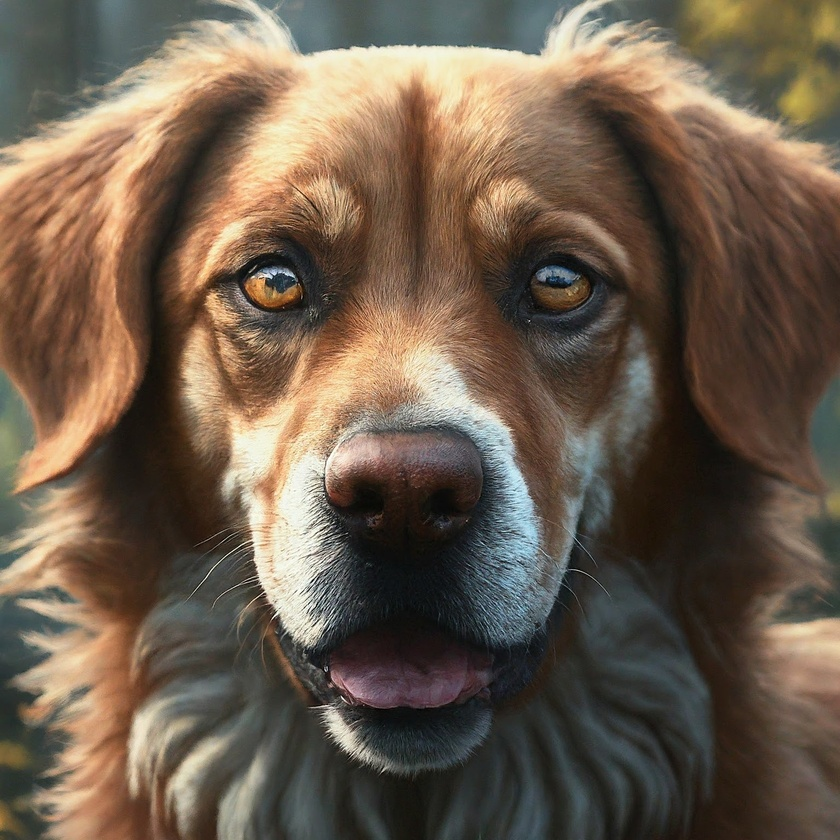
#> input picture sample.jpeg, 840 x 840 px, shrunk from 1536 x 1536 before the run
$ python q4.py
#> lines starting #> are read from the running program, lines starting #| are printed output that depends on the picture
import cv2
import numpy as np
import matplotlib.pyplot as plt

# -----------------------Defining the function for reduce the image spatial resolution----------------------
def reduce_spatial_resolution(img_path, block_size):
#> called with img_path = 'sample.jpeg', block_size = 3
    img = cv2.imread(img_path, cv2.IMREAD_GRAYSCALE)
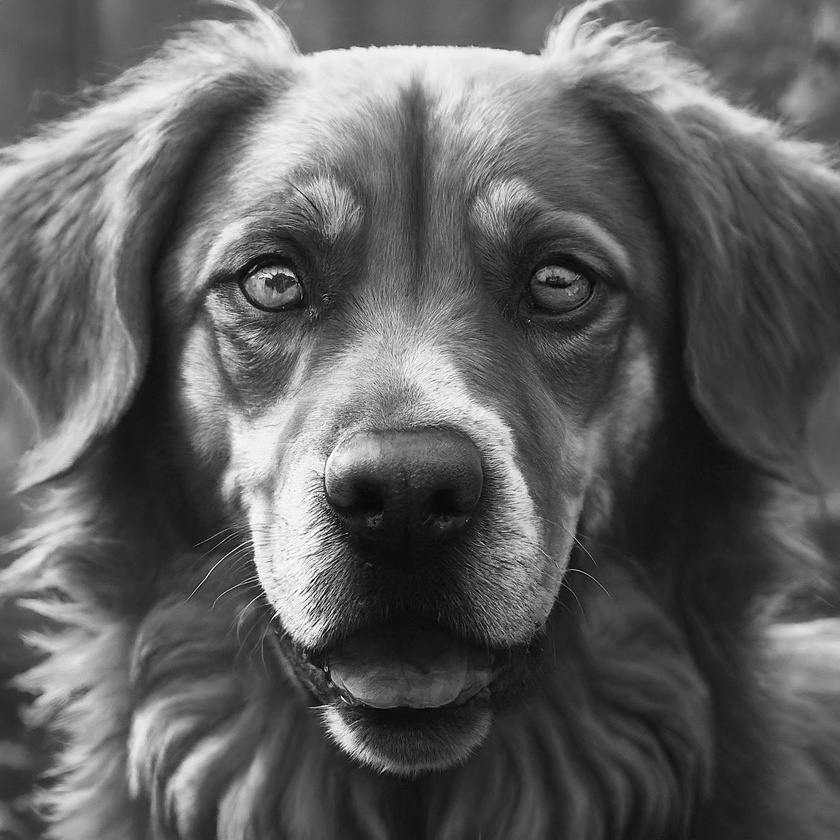
#> img: shape (840, 840); min 0, max 255, mean 95.9
    (h, w) = img.shape
#> h = 840; w = 840

    h = (h // block_size) * block_size
    w = (w // block_size) * block_size
    img = img[:h, :w]

    modified_images = []
    for y in range(0, h, block_size):
        for x in range(0, w, block_size):
            block = img[y:y+block_size, x:x+block_size]
            avg_val = np.mean(block).astype(np.uint8)
            img[y:y+block_size, x:x+block_size] = np.full((block_size, block_size), avg_val)
    return img

# ---------------------Calling to the function for reduce the image spatial resolution----------------------
reduced_images = []
for block_size in [3, 5, 7]:
    reduced_res_img = reduce_spatial_resolution('sample.jpeg', block_size)
    reduced_images.append(reduced_res_img)

# -----------------------------------Plotting all images in one plot----------------------------------------
for i, block_size in enumerate([3, 5, 7]):
    plt.subplot(1, 3, i + 1)
    plt.imshow(reduced_images[i], cmap='gray')
    plt.title(f'{block_size}x{block_size} Reduced Spatial Resolution')

plt.tight_layout()                          # Adjusting subplots
plt.show()                                  # Show the plot
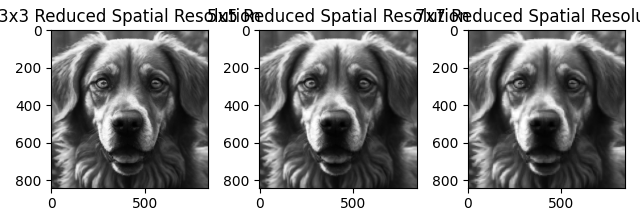
#> figure drawn by matplotlib, 3 panels
